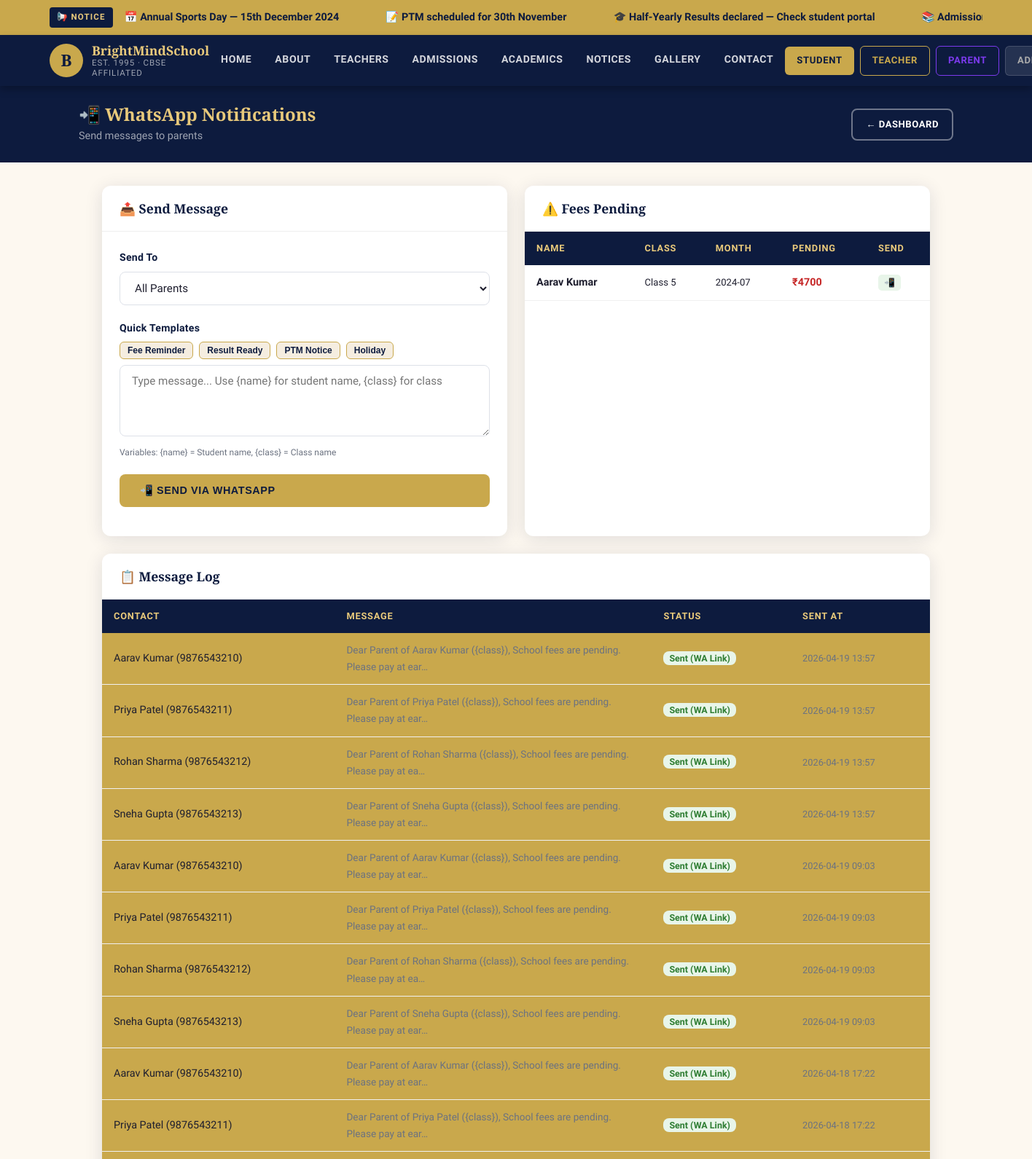
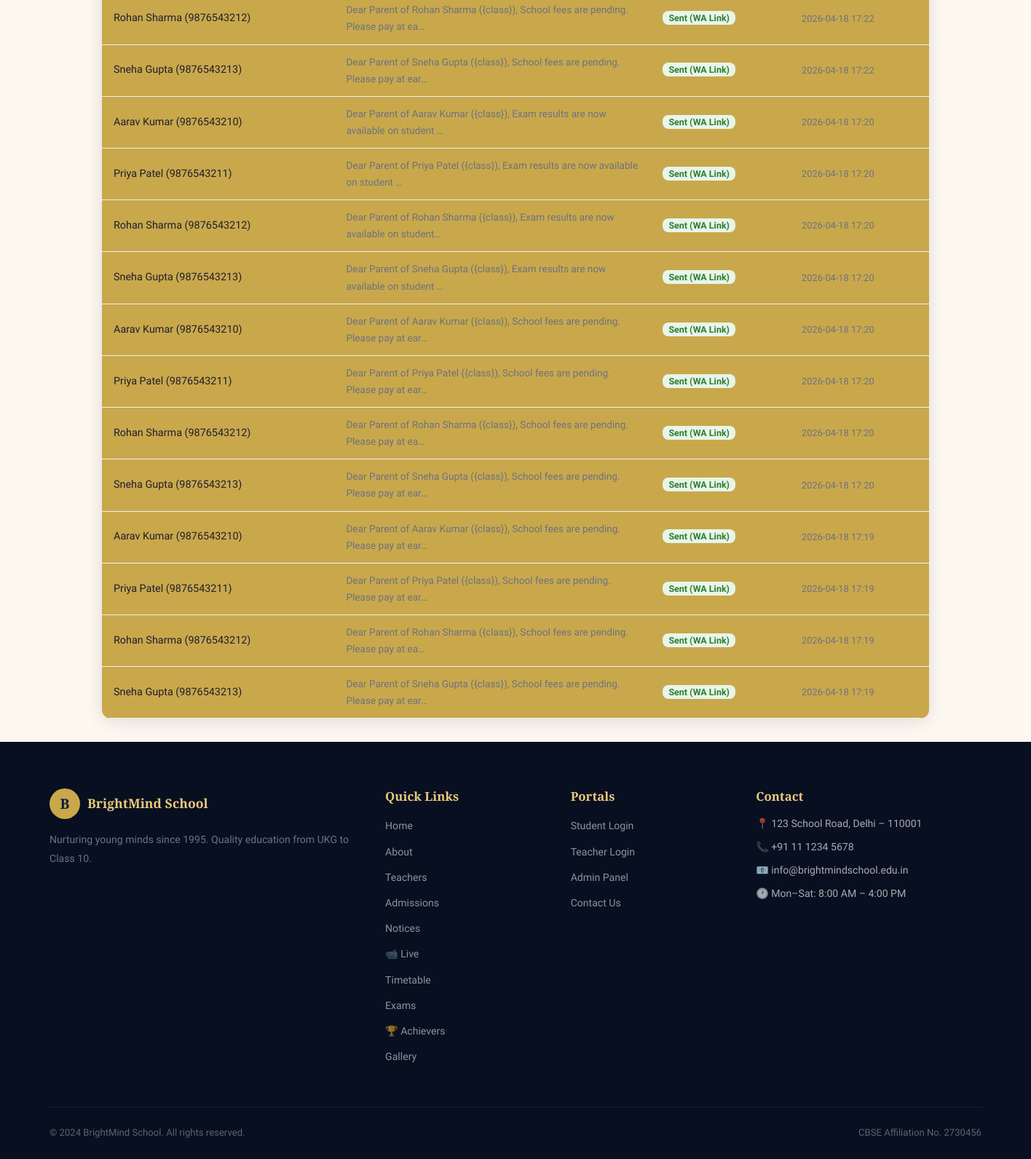
The app's page /admin/notifications (signed in) with its own data (2 pictures, top to bottom).
### tables this page shows
CREATE TABLE fees (
            id INTEGER PRIMARY KEY AUTOINCREMENT,
            student_id INTEGER NOT NULL, class_name TEXT NOT NULL,
            fee_month TEXT NOT NULL, fee_year TEXT DEFAULT "2024-25",
            tuition_fee REAL DEFAULT 0, other_fee REAL DEFAULT 0,
            total_fee REAL DEFAULT 0, paid_amount REAL DEFAULT 0,
            remaining REAL DEFAULT 0, paid_date TEXT,
            status TEXT DEFAULT "Pending", remarks TEXT,
            UNIQUE(student_id, fee_month)
        );

CREATE TABLE students (
            id INTEGER PRIMARY KEY AUTOINCREMENT,
            name TEXT NOT NULL, class_name TEXT NOT NULL,
            roll_number TEXT UNIQUE NOT NULL, parent_name TEXT,
            contact TEXT, password TEXT NOT NULL,
            created_at TIMESTAMP DEFAULT CURRENT_TIMESTAMP
        );

CREATE TABLE notifications (
            id INTEGER PRIMARY KEY AUTOINCREMENT,
            type TEXT NOT NULL, recipient TEXT NOT NULL, message TEXT NOT NULL,
            status TEXT DEFAULT "Pending", sent_at TIMESTAMP DEFAULT CURRENT_TIMESTAMP
        );

### app.py (the view)
@app.route('/admin/notifications')
def admin_notifications():
    if session.get('role') != 'admin': return redirect('/admin/login')
    db = get_db()
    logs      = db.execute('SELECT * FROM notifications ORDER BY sent_at DESC LIMIT 50').fetchall()
    students  = db.execute('SELECT s.*, sp.filename as photo FROM students s LEFT JOIN student_photos sp ON s.id=sp.student_id ORDER BY s.class_name').fetchall()
    classes   = ['All','UKG'] + [f'Class {i}' for i in range(1,11)]
    pending_fees = db.execute('''SELECT s.name, s.contact, s.class_name, f.fee_month, f.remaining
        FROM fees f JOIN students s ON f.student_id=s.id
        WHERE f.status IN ("Pending","Overdue") AND s.contact IS NOT NULL
        ORDER BY f.status DESC, s.class_name''').fetchall()
    return render_template('admin_notifications.html', logs=logs, students=students, classes=classes, pending_fees=pending_fees)

### database/db.py (called while the page is built)
def get_db():
    db = getattr(g, '_database', None)
    if db is None:
        db = g._database = sqlite3.connect(DATABASE)
        db.row_factory = sqlite3.Row
        db.execute("PRAGMA foreign_keys = OFF")
    return db

### templates/admin_notifications.html (shortened to what this page needs)
{% extends 'base.html' %}
{% block content %}
<div class="dashboard">
  <div class="dash-header">
    <div class="dash-header-inner">
      <div><h2>📲 WhatsApp Notifications</h2><p>Send messages to parents</p></div>
      <a href="/admin/dashboard" class="btn btn-outline btn-sm">← Dashboard</a>
    </div>
  </div>
  <div class="dash-main">
    <div style="display:grid;grid-template-columns:1fr 1fr;gap:1.5rem;margin-bottom:1.5rem;">
      <div class="dash-card">
        <div class="dash-card-header"><h3>📤 Send Message</h3></div>
        <div class="dash-card-body">
          <div class="form-group">
            <label>Send To</label>
            <select class="form-control" id="notif_target" onchange="updateTarget()">
              <option value="all">All Parents</option>
            </select>
          </div>
          <div class="form-group">
            <label>Quick Templates</label>
            <div style="display:flex;gap:0.5rem;flex-wrap:wrap;margin-bottom:0.5rem;">
              <button type="button" onclick="setTmpl(1)"
                style="background:var(--warm);border:1px solid var(--gold);border-radius:6px;padding:4px 10px;font-size:0.75rem;cursor:pointer;color:var(--navy);font-weight:600;">
                Fee Reminder
              </button>
              <button type="button" onclick="setTmpl(2)"
                style="background:var(--warm);border:1px solid var(--gold);border-radius:6px;padding:4px 10px;font-size:0.75rem;cursor:pointer;color:var(--navy);font-weight:600;">
                Result Ready
              </button>
              <button type="button" onclick="setTmpl(3)"
                style="background:var(--warm);border:1px solid var(--gold);border-radius:6px;padding:4px 10px;font-size:0.75rem;cursor:pointer;color:var(--navy);font-weight:600;">
                PTM Notice
              </button>
              <button type="button" onclick="setTmpl(4)"
                style="background:var(--warm);border:1px solid var(--gold);border-radius:6px;padding:4px 10px;font-size:0.75rem;cursor:pointer;color:var(--navy);font-weight:600;">
                Holiday
              </button>
            </div>
            <textarea class="form-control" id="notif_message" rows="4"
              placeholder="Type message... Use {name} for student name, {class} for class"></textarea>
            <div style="font-size:0.75rem;color:var(--muted);margin-top:4px;">Variables: {name} = Student name, {class} = Class name</div>
          </div>
          <button onclick="sendNotification()" class="btn btn-gold" style="width:100%;">📲 Send via WhatsApp</button>
        </div>
      </div>
      <div class="dash-card">
        <div class="dash-card-header"><h3>⚠️ Fees Pending</h3></div>
        <div class="table-wrap" style="max-height:400px;overflow-y:auto;">
          <table>
            <thead><tr><th>Name</th><th>Class</th><th>Month</th><th>Pending</th><th>Send</th></tr></thead>
            <tbody>
              {% for f in pending_fees %}
              <tr>
                <td><strong>{{ f['name'] }}</strong></td>
                <td style="font-size:0.82rem;">{{ f['class_name'] }}</td>
                <td style="font-size:0.82rem;">{{ f['fee_month'] }}</td>
                <td style="color:var(--red);font-weight:700;">₹{{ f['remaining']|int }}</td>
                <td>
                  <button onclick="quickSend('{{ f['contact'] }}','{{ f['name'] }}','{{ f['class_name'] }}','{{ f['fee_month'] }}',{{ f['remaining']|int }})"
                    style="background:#e8f5e9;color:#2e7d32;border:none;border-radius:5px;padding:4px 8px;font-size:0.75rem;font-weight:700;cursor:pointer;">
                    📲
                  </button>
                </td>
              </tr>
              {% else %}
              <tr><td colspan="5" style="text-align:center;color:var(--muted);padding:2rem;">No pending fees!</td></tr>
              {% endfor %}
            </tbody>
          </table>
        </div>
      </div>
    </div>
    <div class="dash-card">
      <div class="dash-card-header"><h3>📋 Message Log</h3></div>
      <div class="table-wrap,btn btn-gold">
        <table>
          <thead><tr><th>Contact</th><th>Message</th><th>Status</th><th>Sent At</th></tr></thead>
          <tbody>
            {% for log in logs %}
            <tr>
              <td>{{ log['recipient'] }}</td>
              <td style="max-width:300px;font-size:0.85rem;color:var(--muted);">{{ log['message'][:80] }}{% if log['message']|length > 80 %}…{% endif %}</td>
              <td><span style="background:#e8f5e9;color:#2e7d32;padding:2px 8px;border-radius:8px;font-size:0.78rem;font-weight:700;">{{ log['status'] }}</span></td>
              <td style="font-size:0.8rem;color:var(--muted);">{{ log['sent_at'][:16] }}</td>
            </tr>
            {% else %}
            <tr><td colspan="4" style="text-align:center;color:var(--muted);padding:2rem;">No messages sent yet.</td></tr>
            {% endfor %}
          </tbody>
        </table>
      </div>
    </div>
  </div>
</div>
{% endblock %}

### static/css/style.css (style rules this page uses)
:root { --navy: #0d1b3e; --navy-mid:#1a2f5e; --navy-lt: #243a73; --gold: #c9a84c; --gold-lt: #e8c97b; --gold-dk: #a07830; --cream: #fdf8f0; --warm: #f5ede0; --text: #1e1e2e; --muted: #6b7280; --white: #ffffff; --green: #2e7d32; --red: #c62828; --orange: #e65100; --shadow: 0 4px 24px rgba(13,27,62,0.12); --shadow-lg: 0 12px 48px rgba(13,27,62,0.18); --radius: 12px; --radius-lg: 20px; --transition: all 0.3s cubic-bezier(0.4, 0, 0.2, 1); }
*, *::before, *::after { box-sizing: border-box; margin: 0; padding: 0; }
html { scroll-behavior: smooth; font-size: 16px; }
body { font-family: 'Source Sans 3', sans-serif; color: var(--text); background: var(--cream); line-height: 1.7; overflow-x: hidden; }
h1,h2,h3,h4,h5 { font-family: 'Cormorant Garamond', serif; line-height: 1.25; }
h2 { font-size: clamp(1.8rem, 3vw, 2.8rem); font-weight: 600; }
h3 { font-size: 1.5rem; font-weight: 600; }
p { font-size: 1rem; color: var(--muted); }
a { text-decoration: none; color: inherit; transition: var(--transition); }
.btn { display: inline-flex; align-items: center; gap: 8px; padding: 14px 28px; border-radius: 8px; font-weight: 700; font-size: 0.9rem; letter-spacing: 0.04em; cursor: pointer; transition: var(--transition); border: none; text-transform: uppercase; }
.btn-gold { background: var(--gold); color: var(--navy); }
.btn-outline { background: transparent; color: var(--white); border: 2px solid rgba(255,255,255,0.4); }
.btn-sm { padding: 9px 18px; font-size: 0.82rem; }
.dashboard { background: var(--cream); min-height: 100vh; }
.dash-header { background: var(--navy); color: var(--white); padding: 1.5rem 2rem; }
.dash-header-inner { max-width: 1200px; margin: 0 auto; display: flex; align-items: center; justify-content: space-between; }
.dash-header h2 { color: var(--gold-lt); font-size: 1.5rem; margin-bottom: 0.15rem; }
.dash-header p { color: rgba(255,255,255,0.6); font-size: 0.9rem; }
.dash-main { max-width: 1200px; margin: 0 auto; padding: 2rem; }
.dash-card { background: var(--white); border-radius: var(--radius); box-shadow: var(--shadow); overflow: hidden; }
.dash-card-header { padding: 1.25rem 1.5rem; border-bottom: 1px solid #eee; display: flex; align-items: center; justify-content: space-between; }
.dash-card-header h3 { font-size: 1.1rem; color: var(--navy); }
.dash-card-body { padding: 1.5rem; }
.table-wrap { overflow-x: auto; }
table { width: 100%; border-collapse: collapse; font-size: 0.9rem; }
thead th { background: var(--navy); color: var(--gold-lt); font-weight: 600; padding: 12px 16px; text-align: left; font-size: 0.8rem; letter-spacing: 0.06em; text-transform: uppercase; }
tbody tr { border-bottom: 1px solid #f0f0f0; transition: background 0.2s; }
tbody td { padding: 12px 16px; color: var(--text); }
.form-group { margin-bottom: 1.25rem; }
.form-group label { display: block; font-weight: 600; font-size: 0.88rem; color: var(--navy); margin-bottom: 0.4rem; letter-spacing: 0.02em; }
.form-control { width: 100%; padding: 12px 16px; border: 1.5px solid #dde1e8; border-radius: 8px; font-size: 0.95rem; font-family: 'Source Sans 3', sans-serif; color: var(--text); background: var(--white); transition: var(--transition); outline: none; }

### records on screen
fees: name "Aarav Kumar", class_name "Class 5", fee_month "2024-07", remaining "4700"
notifications: recipient "Aarav Kumar (9876543210)", message "Dear Parent of Aarav Kumar ({class}), School fees are pending. Please pay at ear", status "Sent (WA Link)", sent_at "2026-04-19 13:57"
notifications: recipient "Priya Patel (9876543211)", message "Dear Parent of Priya Patel ({class}), School fees are pending. Please pay at ear", status "Sent (WA Link)", sent_at "2026-04-19 13:57"
notifications: recipient "Rohan Sharma (9876543212)", message "Dear Parent of Rohan Sharma ({class}), School fees are pending. Please pay at ea", status "Sent (WA Link)", sent_at "2026-04-19 13:57"
notifications: recipient "Sneha Gupta (9876543213)", message "Dear Parent of Sneha Gupta ({class}), School fees are pending. Please pay at ear", status "Sent (WA Link)", sent_at "2026-04-19 13:57"
notifications: recipient "Aarav Kumar (9876543210)", message "Dear Parent of Aarav Kumar ({class}), School fees are pending. Please pay at ear", status "Sent (WA Link)", sent_at "2026-04-19 09:03"
notifications: recipient "Priya Patel (9876543211)", message "Dear Parent of Priya Patel ({class}), School fees are pending. Please pay at ear", status "Sent (WA Link)", sent_at "2026-04-19 09:03"
notifications: recipient "Rohan Sharma (9876543212)", message "Dear Parent of Rohan Sharma ({class}), School fees are pending. Please pay at ea", status "Sent (WA Link)", sent_at "2026-04-19 09:03"
notifications: recipient "Sneha Gupta (9876543213)", message "Dear Parent of Sneha Gupta ({class}), School fees are pending. Please pay at ear", status "Sent (WA Link)", sent_at "2026-04-19 09:03"
notifications: recipient "Aarav Kumar (9876543210)", message "Dear Parent of Aarav Kumar ({class}), School fees are pending. Please pay at ear", status "Sent (WA Link)", sent_at "2026-04-18 17:22"
notifications: recipient "Priya Patel (9876543211)", message "Dear Parent of Priya Patel ({class}), School fees are pending. Please pay at ear", status "Sent (WA Link)", sent_at "2026-04-18 17:22"
notifications: recipient "Rohan Sharma (9876543212)", message "Dear Parent of Rohan Sharma ({class}), School fees are pending. Please pay at ea", status "Sent (WA Link)", sent_at "2026-04-18 17:22"
notifications: recipient "Sneha Gupta (9876543213)", message "Dear Parent of Sneha Gupta ({class}), School fees are pending. Please pay at ear", status "Sent (WA Link)", sent_at "2026-04-18 17:22"
notifications: recipient "Aarav Kumar (9876543210)", message "Dear Parent of Aarav Kumar ({class}), Exam results are now available on student", status "Sent (WA Link)", sent_at "2026-04-18 17:20"
notifications: recipient "Priya Patel (9876543211)", message "Dear Parent of Priya Patel ({class}), Exam results are now available on student", status "Sent (WA Link)", sent_at "2026-04-18 17:20"
notifications: recipient "Rohan Sharma (9876543212)", message "Dear Parent of Rohan Sharma ({class}), Exam results are now available on student", status "Sent (WA Link)", sent_at "2026-04-18 17:20"
notifications: recipient "Sneha Gupta (9876543213)", message "Dear Parent of Sneha Gupta ({class}), Exam results are now available on student", status "Sent (WA Link)", sent_at "2026-04-18 17:20"
notifications: recipient "Aarav Kumar (9876543210)", message "Dear Parent of Aarav Kumar ({class}), School fees are pending. Please pay at ear", status "Sent (WA Link)", sent_at "2026-04-18 17:20"
notifications: recipient "Priya Patel (9876543211)", message "Dear Parent of Priya Patel ({class}), School fees are pending. Please pay at ear", status "Sent (WA Link)", sent_at "2026-04-18 17:20"
notifications: recipient "Rohan Sharma (9876543212)", message "Dear Parent of Rohan Sharma ({class}), School fees are pending. Please pay at ea", status "Sent (WA Link)", sent_at "2026-04-18 17:20"
notifications: recipient "Sneha Gupta (9876543213)", message "Dear Parent of Sneha Gupta ({class}), School fees are pending. Please pay at ear", status "Sent (WA Link)", sent_at "2026-04-18 17:20"
notifications: recipient "Aarav Kumar (9876543210)", message "Dear Parent of Aarav Kumar ({class}), School fees are pending. Please pay at ear", status "Sent (WA Link)", sent_at "2026-04-18 17:19"
notifications: recipient "Priya Patel (9876543211)", message "Dear Parent of Priya Patel ({class}), School fees are pending. Please pay at ear", status "Sent (WA Link)", sent_at "2026-04-18 17:19"
notifications: recipient "Rohan Sharma (9876543212)", message "Dear Parent of Rohan Sharma ({class}), School fees are pending. Please pay at ea", status "Sent (WA Link)", sent_at "2026-04-18 17:19"
notifications: recipient "Sneha Gupta (9876543213)", message "Dear Parent of Sneha Gupta ({class}), School fees are pending. Please pay at ear", status "Sent (WA Link)", sent_at "2026-04-18 17:19"
